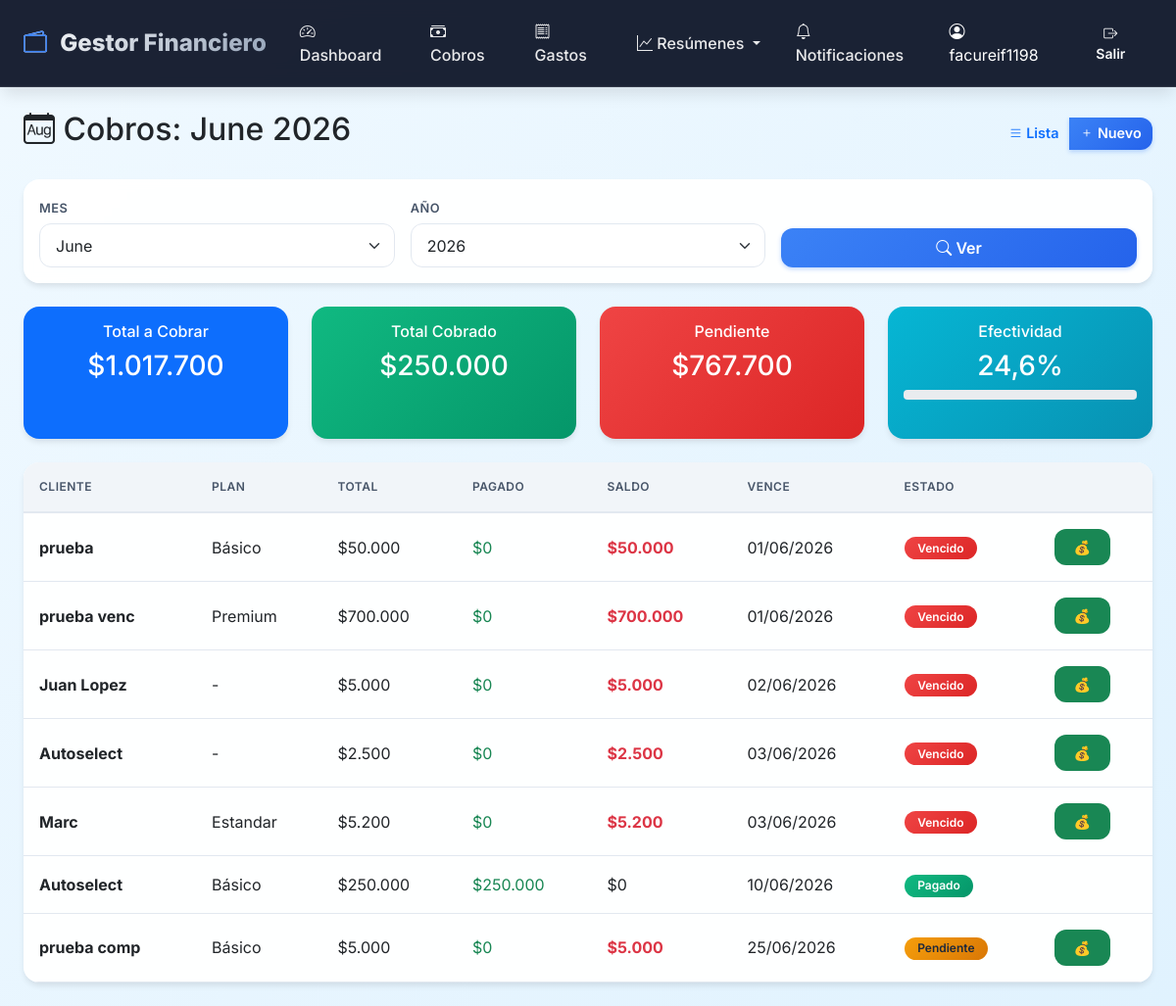
Page /cobros/resumen/ (signed in) on the committed database.
### finances/models.py (models this page shows, shortened)
class Cobro(models.Model):
    ESTADO_CHOICES = [
        ('pendiente', 'Pendiente'),
        ('pagado', 'Pagado'),
        ('parcial', 'Pago Parcial'),
        ('vencido', 'Vencido'),
        ('cancelado', 'Cancelado'),
    ]
    FORMA_PAGO_CHOICES = [
        ('transferencia', 'Transferencia'),
        ('efectivo', 'Efectivo'),
        ('cheque', 'Cheque'),
        ('debito_automatico', 'Débito Automático'),
        ('otro', 'Otro'),
    ]
    PERIODICIDAD_CHOICES = [
        ('unico', 'Único'),
        ('semanal', 'Semanal'),
        ('quincenal', 'Quincenal'),
        ('mensual', 'Mensual'),
        ('bimestral', 'Bimestral'),
        ('trimestral', 'Trimestral'),
        ('semestral', 'Semestral'),
        ('anual', 'Anual'),
    ]
    usuario = models.ForeignKey(User, on_delete=models.CASCADE, null=True, blank=True)
    nombre_cliente = models.CharField(max_length=200, verbose_name='Cliente/Empresa')
    cliente = models.ForeignKey(Cliente, on_delete=models.SET_NULL, null=True, blank=True,
                           verbose_name='Cliente (opcional)', related_name='cobros')
    sistema = models.CharField(max_length=200, blank=True, verbose_name='Sistema',
                               help_text='Ej: Sistema de Concesionaria')
    plan = models.CharField(max_length=100, blank=True, verbose_name='Plan',
                           help_text='Ej: Básico, Premium')
    monto_total = models.DecimalField(max_digits=12, decimal_places=2, verbose_name='Monto a cobrar')
    monto_pagado = models.DecimalField(max_digits=12, decimal_places=2, default=0, verbose_name='Monto pagado')
    saldo = models.DecimalField(max_digits=12, decimal_places=2, default=0, verbose_name='Saldo pendiente')
    fecha_emision = models.DateField(default=timezone.now, verbose_name='Fecha de emisión')
    fecha_vencimiento = models.DateField(verbose_name='Fecha de vencimiento')
    fecha_pago = models.DateField(null=True, blank=True, verbose_name='Fecha de pago')
    estado = models.CharField(max_length=15, choices=ESTADO_CHOICES, default='pendiente')
    forma_pago = models.CharField(max_length=20, choices=FORMA_PAGO_CHOICES, default='transferencia')
    comprobante = models.FileField(upload_to='comprobantes/%Y/%m/', null=True, blank=True,
                                   verbose_name='Comprobante')
    es_recurrente = models.BooleanField(default=True, verbose_name='Es recurrente')
    periodicidad = models.CharField(max_length=20, choices=PERIODICIDAD_CHOICES, default='mensual')
    observaciones = models.TextField(blank=True)
    creado = models.DateTimeField(auto_now_add=True)
    actualizado = models.DateTimeField(auto_now=True)
    meses_a_generar = models.IntegerField(default=1, verbose_name='Meses a generar',
                                         help_text='Cantidad de meses a generar por adelantado')
    ajuste_precio_cada = models.IntegerField(default=0, verbose_name='Ajuste de precio cada N meses',
                                            help_text='0 = sin ajuste, 3 = cada 3 meses')
    porcentaje_ajuste = models.DecimalField(max_digits=5, decimal_places=2, default=0,
                                           verbose_name='% de ajuste',
                                           help_text='Porcentaje de aumento (ej: 10 para 10%)')
    class Meta:
        ordering = ['-fecha_vencimiento']
        verbose_name = 'Cobro'
        verbose_name_plural = 'Cobros'

### finances/views.py (the view)
# urls.py: path('cobros/resumen/', views.resumen_cobros_mensual, name='resumen_mensual'),
@login_required
def resumen_cobros_mensual(request, año=None, mes=None):
    actualizar_cobros_vencidos()
    if not año:
        año = request.GET.get('año', datetime.now().year)
    if not mes:
        mes = request.GET.get('mes', datetime.now().month)
    año = int(año)
    mes = int(mes)
    cobros = Cobro.objects.filter(
        usuario=request.user,
        fecha_vencimiento__year=año,
        fecha_vencimiento__month=mes
    ).order_by('fecha_vencimiento')
    totales = cobros.aggregate(
        total=Sum('monto_total'),
        pagado=Sum('monto_pagado'),
        pendiente=Sum('saldo')
    )
    total = totales['total'] or 0
    pagado = totales['pagado'] or 0
    porcentaje = (pagado / total * 100) if total > 0 else 0
    context = {
        'cobros': cobros,
        'totales': totales,
        'porcentaje': porcentaje,
        'año': año,
        'mes': mes,
        'nombre_mes': calendar.month_name[mes],
        'meses': [(i, calendar.month_name[i]) for i in range(1, 13)],
        'años': range(2024, datetime.now().year + 2),
    }
    return render(request, 'finances/resumen_mensual.html', context)

### finances/views.py (called while the page is built, shortened)
def hoy_local():
    return timezone.localtime(timezone.now()).date()

def actualizar_cobros_vencidos():
    hoy = hoy_local()
    cobros_vencidos = Cobro.objects.filter(
        estado__in=['pendiente', 'parcial'],
        fecha_vencimiento__lt=hoy
    )
    actualizados = cobros_vencidos.update(estado='vencido')
    return actualizados

### finances/templates/finances/resumen_mensual.html (shortened to what this page needs)
{% extends 'finances/base.html' %}
{% load humanize %}
{% block content %}
<div class="d-flex justify-content-between align-items-center mb-4">
    <h2><i class="bi bi-calendar-month"></i> Cobros: {{ nombre_mes }} {{ año }}</h2>
    <div class="btn-group">
        <a href="{% url 'lista_cobros' %}" class="btn btn-outline-primary">
            <i class="bi bi-list"></i> Lista
        </a>
        <a href="{% url 'crear_cobro' %}" class="btn btn-primary">
            <i class="bi bi-plus"></i> Nuevo
        </a>
    </div>
</div>
<div class="card mb-4">
    <div class="card-body">
        <form method="GET" class="row g-3 align-items-end">
            <div class="col-md-4">
                <label class="form-label">Mes</label>
                <select name="mes" class="form-select">
                    {% for num, nombre in meses %}
                    <option value="{{ num }}" {% if mes == num %}selected{% endif %}>{{ nombre }}</option>
                    {% endfor %}
                </select>
            </div>
            <div class="col-md-4">
                <label class="form-label">Año</label>
                <select name="año" class="form-select">
                    {% for a in años %}
                    <option value="{{ a }}" {% if año == a %}selected{% endif %}>{{ a }}</option>
                    {% endfor %}
                </select>
            </div>
            <div class="col-md-4">
                <button type="submit" class="btn btn-primary w-100">
                    <i class="bi bi-search"></i> Ver
                </button>
            </div>
        </form>
    </div>
</div>
<div class="row g-4 mb-4">
    <div class="col-md-3">
        <div class="card bg-primary text-white h-100">
            <div class="card-body text-center">
                <h6>Total a Cobrar</h6>
                <h3>${{ totales.total|default:0|floatformat:0|intcomma }}</h3>
            </div>
        </div>
    </div>
    <div class="col-md-3">
        <div class="card bg-success text-white h-100">
            <div class="card-body text-center">
                <h6>Total Cobrado</h6>
                <h3>${{ totales.pagado|default:0|floatformat:0|intcomma }}</h3>
            </div>
        </div>
    </div>
    <div class="col-md-3">
        <div class="card bg-danger text-white h-100">
            <div class="card-body text-center">
                <h6>Pendiente</h6>
                <h3>${{ totales.pendiente|default:0|floatformat:0|intcomma }}</h3>
            </div>
        </div>
    </div>
    <div class="col-md-3">
        <div class="card bg-info text-white h-100">
            <div class="card-body text-center">
                <h6>Efectividad</h6>
                <h3>{{ porcentaje|floatformat:1 }}%</h3>
                <div class="progress mt-2" style="height: 10px;">
                </div>
            </div>
        </div>
    </div>
</div>
<div class="card">
    <div class="card-body p-0">
        <div class="table-responsive">
            <table class="table table-hover mb-0">
                <thead>
                    <tr>
                        <th>Cliente</th>
                        <th>Plan</th>
                        <th>Total</th>
                        <th>Pagado</th>
                        <th>Saldo</th>
                        <th>Vence</th>
                        <th>Estado</th>
                        <th></th>
                    </tr>
                </thead>
                <tbody>
                    {% for cobro in cobros %}
                    <tr>
                        <td><strong>{{ cobro.nombre_cliente }}</strong></td>
                        <td>{{ cobro.plan|default:"-" }}</td>
                        <td>${{ cobro.monto_total|floatformat:0|intcomma }}</td>
                        <td class="text-success">${{ cobro.monto_pagado|floatformat:0|intcomma }}</td>
                        <td class="{% if cobro.saldo > 0 %}text-danger fw-bold{% endif %}">
                            ${{ cobro.saldo|floatformat:0|intcomma }}
                        </td>
                        <td>{{ cobro.fecha_vencimiento|date:"d/m/Y" }}</td>
                        <td>
                            {% if cobro.estado == 'pagado' %}<span class="badge bg-success">Pagado</span>
                            {% elif cobro.estado == 'pendiente' %}<span class="badge bg-warning">Pendiente</span>
                            {% elif cobro.estado == 'parcial' %}<span class="badge bg-info">Parcial</span>
                            {% elif cobro.estado == 'vencido' %}<span class="badge bg-danger">Vencido</span>{% endif %}
                        </td>
                        <td>
                            {% if cobro.saldo > 0 %}
                            <a href="{% url 'registrar_pago' cobro.id %}" class="btn btn-sm btn-success">💰</a>
                            {% endif %}
                        </td>
                    </tr>
                    {% empty %}
                    <tr>
                        <td colspan="8" class="text-center py-4">No hay cobros este mes</td>
                    </tr>
                    {% endfor %}
                </tbody>
            </table>
        </div>
    </div>
</div>
{% endblock %}

### finances/templates/finances/base.html (shortened to what this page needs)
<!DOCTYPE html>
<html lang="es">
<head>
    <link href="https://cdn.jsdelivr.net/npm/bootstrap@5.1.3/dist/css/bootstrap.min.css" rel="stylesheet">
    <link rel="stylesheet" href="https://cdn.jsdelivr.net/npm/bootstrap-icons@1.8.1/font/bootstrap-icons.css">
</head>
<body>
    <nav class="navbar navbar-expand-lg navbar-dark mb-4">
        <div class="container">
            <a class="navbar-brand" href="{% url 'dashboard' %}">
                <i class="bi bi-wallet2"></i> Gestor Financiero
            </a>
            <div class="collapse navbar-collapse" id="navbarNav">
                <ul class="navbar-nav me-auto">
                    <li class="nav-item">
                        <a class="nav-link" href="{% url 'dashboard' %}">
                            <i class="bi bi-speedometer2"></i> Dashboard
                        </a>
                    </li>
                    <li class="nav-item">
                        <a class="nav-link" href="{% url 'lista_cobros' %}">
                            <i class="bi bi-cash-stack"></i> Cobros
                        </a>
                    </li>
                    <li class="nav-item">
                        <a class="nav-link" href="{% url 'lista_gastos' %}">
                            <i class="bi bi-receipt"></i> Gastos
                        </a>
                    </li>
                    <li class="nav-item dropdown">
                        <a class="nav-link dropdown-toggle" href="#" data-bs-toggle="dropdown">
                            <i class="bi bi-graph-up"></i> Resúmenes
                        </a>
                    </li>
                    <li class="nav-item">
                        <a class="nav-link" href="{% url 'notificaciones' %}">
                            <i class="bi bi-bell"></i> Notificaciones
                        </a>
                    </li>
                </ul>
                <div class="d-none d-lg-flex align-items-center ms-3">
                    <span class="text-white me-3">
                        <i class="bi bi-person-circle"></i> {{ user.username }}
                    </span>
                    <a href="{% url 'logout' %}" class="btn btn-outline-light btn-sm">
                        <i class="bi bi-box-arrow-right"></i> Salir
                    </a>
                </div>
            </div>
        </div>
    </nav>
    <div class="container">
        {% block content %}{% endblock %}
    </div>
</body>
</html>

### finances/templates/finances/base.html (style rules this page uses)
:root { --primary: #0f172a; --primary-light: #1e293b; --accent: #3b82f6; --accent-hover: #2563eb; --success: #10b981; --danger: #ef4444; --warning: #f59e0b; --info: #06b6d4; --gray-50: #f8fafc; --gray-100: #f1f5f9; --gray-200: #e2e8f0; --gray-600: #475569; --gray-800: #1e293b; --shadow-sm: 0 1px 2px 0 rgb(0 0 0 / 0.05); --shadow-md: 0 4px 6px -1px rgb(0 0 0 / 0.1); --shadow-lg: 0 10px 15px -3px rgb(0 0 0 / 0.1); --radius-lg: 1rem; --radius-md: 0.75rem; }
* { margin: 0; padding: 0; box-sizing: border-box; }
body { background: linear-gradient(135deg, #f0f9ff 0%, #e0f2fe 100%); font-family: 'Inter', -apple-system, BlinkMacSystemFont, 'Segoe UI', Roboto, sans-serif; min-height: 100vh; overflow-x: hidden; }
.navbar { background: rgba(15, 23, 42, 0.95) !important; backdrop-filter: blur(10px); box-shadow: var(--shadow-lg); border-bottom: 1px solid rgba(255,255,255,0.1); padding: 0.75rem 0; position: relative; z-index: 1050; }
.navbar-brand { font-weight: 800; font-size: 1.5rem; background: linear-gradient(135deg, #fff, #94a3b8); -webkit-background-clip: text; background-clip: text; color: transparent !important; }
.navbar-brand i { background: none; -webkit-background-clip: unset; background-clip: unset; color: var(--accent) !important; margin-right: 8px; }
.navbar-nav { align-items: center; }
.nav-link { font-weight: 500; transition: all 0.2s ease; border-radius: var(--radius-md); padding: 0.5rem 1rem !important; margin: 0 2px; color: rgba(255,255,255,0.9) !important; }
.card { border: none; border-radius: var(--radius-lg); background: rgba(255, 255, 255, 0.95); backdrop-filter: blur(4px); box-shadow: var(--shadow-md); transition: transform 0.2s ease, box-shadow 0.2s ease; overflow: hidden; margin-bottom: 1.5rem; }
.table-responsive { border-radius: var(--radius-md); overflow-x: auto; }
.table { margin-bottom: 0; vertical-align: middle; }
.table thead th { background: var(--gray-100); color: var(--gray-600); font-weight: 600; text-transform: uppercase; font-size: 0.75rem; letter-spacing: 0.5px; padding: 1rem; border-bottom: 2px solid var(--gray-200); }
.table tbody tr { transition: all 0.2s; border-bottom: 1px solid var(--gray-200); }
.table tbody td { padding: 1rem; vertical-align: middle; }
.badge { padding: 0.35rem 0.85rem; font-weight: 600; border-radius: 2rem; font-size: 0.75rem; }
.bg-success { background: linear-gradient(135deg, var(--success), #059669) !important; }
.bg-danger { background: linear-gradient(135deg, var(--danger), #dc2626) !important; }
.bg-warning { background: linear-gradient(135deg, var(--warning), #d97706) !important; color: #1e293b !important; }
.bg-info { background: linear-gradient(135deg, var(--info), #0891b2) !important; }
.btn { border-radius: var(--radius-md); font-weight: 600; padding: 0.5rem 1.25rem; transition: all 0.2s; border: none; }
.btn-primary { background: linear-gradient(135deg, var(--accent), var(--accent-hover)); box-shadow: 0 2px 4px rgba(59,130,246,0.3); }
.btn-group .btn { padding: 0.35rem 0.7rem; font-size: 0.9rem; }
.form-select, .form-control { border-radius: var(--radius-md); border: 1px solid var(--gray-200); padding: 0.6rem 1rem; transition: all 0.2s; }
.form-label { font-weight: 600; font-size: 0.8rem; text-transform: uppercase; letter-spacing: 0.5px; color: var(--gray-600); margin-bottom: 0.35rem; }
.card, .metric-card, .alert { animation: fadeInUp 0.4s ease-out; }
.table tbody tr { animation: fadeInUp 0.3s ease-out backwards; }
.table tbody tr:nth-child(1) { animation-delay: 0.05s; }
.table tbody tr:nth-child(2) { animation-delay: 0.1s; }
.table tbody tr:nth-child(3) { animation-delay: 0.15s; }
.table tbody tr:nth-child(4) { animation-delay: 0.2s; }
.table tbody tr:nth-child(5) { animation-delay: 0.25s; }
.container { max-width: 1400px; padding: 0 1.5rem; }
.mb-4 { margin-bottom: 1.5rem !important; }

### rows in the picture
Cobro: nombre_cliente "prueba", plan "Básico", monto_total "50.000", monto_pagado "0", saldo "50.000", fecha_vencimiento "01/06/2026", estado "Vencido"
Cobro: nombre_cliente "prueba venc", plan "Premium", monto_total "700.000", monto_pagado "0", saldo "700.000", fecha_vencimiento "01/06/2026", estado "Vencido"
Cobro: nombre_cliente "Juan Lopez", plan "-", monto_total "5.000", monto_pagado "0", saldo "5.000", fecha_vencimiento "02/06/2026", estado "Vencido"
Cobro: nombre_cliente "Autoselect", plan "-", monto_total "2.500", monto_pagado "0", saldo "2.500", fecha_vencimiento "03/06/2026", estado "Vencido"
Cobro: nombre_cliente "Marc", plan "Estandar", monto_total "5.200", monto_pagado "0", saldo "5.200", fecha_vencimiento "03/06/2026", estado "Vencido"
Cobro: nombre_cliente "Autoselect", plan "Básico", monto_total "250.000", monto_pagado "250.000", saldo "0", fecha_vencimiento "10/06/2026", estado "Pagado"
Cobro: nombre_cliente "prueba comp", plan "Básico", monto_total "5.000", monto_pagado "0", saldo "5.000", fecha_vencimiento "25/06/2026", estado "Pendiente"

### other values in the picture
{{ user.username }} "facureif1198"
{{ nombre_mes }} "June"
{{ año }} "2026"
{{ totales.total|default:0|floatformat:0|intcomma }} "1.017.700"
{{ totales.pagado|default:0|floatformat:0|intcomma }} "250.000"
{{ totales.pendiente|default:0|floatformat:0|intcomma }} "767.700"
{{ porcentaje|floatformat:1 }} "24,6"
form field mes "June"
form field año "2026"
